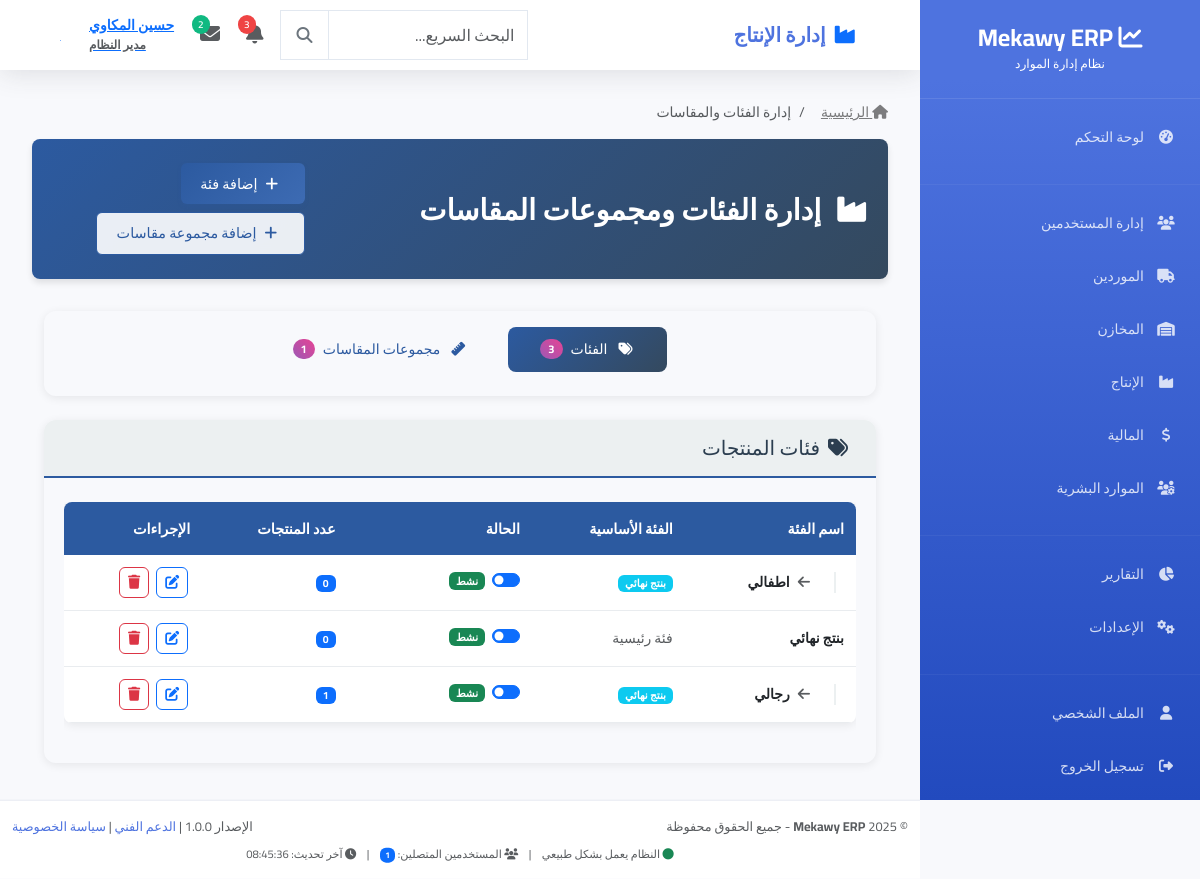
Page /production/categories-sizes/ (signed in) on the committed database.
### users/models.py (models this page shows, shortened)
class User(AbstractUser):
    ROLE_CHOICES = [
        ('admin', 'مدير النظام'),
        ('manager', 'مدير'),
        ('warehouse_manager', 'مدير المخازن'),
        ('warehouse_employee', 'موظف مخازن'),
        ('production_manager', 'مدير الإنتاج'),
        ('accountant', 'محاسب'),
        ('employee', 'موظف'),
        ('viewer', 'مشاهد فقط'),
    ]
    email = models.EmailField(unique=True, verbose_name="البريد الإلكتروني")
    phone = models.CharField(max_length=20, blank=True, null=True, verbose_name="رقم الهاتف")
    role = models.CharField(max_length=20, choices=ROLE_CHOICES, default='employee', verbose_name="الدور")
    department = models.CharField(max_length=100, blank=True, null=True, verbose_name="القسم")
    profile_picture = models.ImageField(upload_to='profile_pics/', blank=True, null=True, verbose_name="الصورة الشخصية")
    is_active = models.BooleanField(default=True, verbose_name="نشط")
    created_at = models.DateTimeField(auto_now_add=True, verbose_name="تاريخ الإنشاء")
    updated_at = models.DateTimeField(auto_now=True, verbose_name="آخر تحديث")
    USERNAME_FIELD = 'email'
    REQUIRED_FIELDS = ['username', 'first_name', 'last_name']
    class Meta:
        db_table = 'users_user'
        verbose_name = 'مستخدم'
        verbose_name_plural = 'المستخدمون'
    @property
    def full_name(self):
        return f"{self.first_name} {self.last_name}".strip()

### production/models.py (models this page shows)
class ProductCategory(models.Model):
    name = models.CharField(max_length=100, verbose_name="اسم الفئة")
    parent = models.ForeignKey('self', on_delete=models.CASCADE, null=True, blank=True, related_name='subcategories', verbose_name="الفئة الأساسية")
    is_active = models.BooleanField(default=True, verbose_name="نشط")
    class Meta:
        verbose_name = "فئة المنتج"
        verbose_name_plural = "فئات المنتجات"
    def __str__(self):
        if self.parent:
            return f"{self.parent.name} → {self.name}"
        return self.name

### production/blueprints/category_size_blueprint.py (the view)
# urls.py: path('categories-sizes/', category_size_blueprint.category_size_management_view, name='category_size_management'),
@login_required
def category_size_management_view(request):
    categories = ProductCategory.objects.all().order_by('name')
    category_paginator = Paginator(categories, 10)
    category_page = request.GET.get('category_page', 1)
    categories_page_obj = category_paginator.get_page(category_page)
    size_groups = SizeGroup.objects.all().order_by('name')
    size_paginator = Paginator(size_groups, 10)
    size_page = request.GET.get('size_page', 1)
    size_groups_page_obj = size_paginator.get_page(size_page)
    category_form = ProductCategoryForm()
    size_group_form = SizeGroupForm()
    context = {
        'categories': categories_page_obj,
        'size_groups': size_groups_page_obj,
        'category_form': category_form,
        'size_group_form': size_group_form,
        'parent_categories': ProductCategory.objects.filter(parent__isnull=True, is_active=True),
    }
    return render(request, 'production/category_size_management.html', context)

### templates/production/category_size_management.html (shortened to what this page needs)
{% extends 'production/production_base.html' %}
{% load static %}
{% load widget_tweaks %}
{% block production_page_title %}إدارة الفئات ومجموعات المقاسات{% endblock %}
{% block production_breadcrumb_items %}
    <li class="breadcrumb-item active">إدارة الفئات والمقاسات</li>
{% endblock %}
{% block production_header_actions %}
    <div class="d-flex gap-2">
        <button type="button" class="btn btn-production" data-bs-toggle="modal" data-bs-target="#categoryModal">
            <i class="fas fa-plus me-2"></i>إضافة فئة
        </button>
        <button type="button" class="btn btn-production-outline" data-bs-toggle="modal" data-bs-target="#sizeGroupModal">
            <i class="fas fa-plus me-2"></i>إضافة مجموعة مقاسات
        </button>
    </div>
{% endblock %}
{% block production_content %}
<div class="production-card mb-4">
    <div class="production-card-body p-3">
        <ul class="nav nav-pills justify-content-center" id="managementTabs" role="tablist">
            <li class="nav-item" role="presentation">
                <button class="nav-link active" id="categories-tab" data-bs-toggle="pill" data-bs-target="#categories" type="button" role="tab">
                    <i class="fas fa-tags me-2"></i>الفئات
                    <span class="badge badge-count ms-2">{{ categories.paginator.count }}</span>
                </button>
            </li>
            <li class="nav-item" role="presentation">
                <button class="nav-link" id="size-groups-tab" data-bs-toggle="pill" data-bs-target="#size-groups" type="button" role="tab">
                    <i class="fas fa-ruler me-2"></i>مجموعات المقاسات
                    <span class="badge badge-count ms-2">{{ size_groups.paginator.count }}</span>
                </button>
            </li>
        </ul>
    </div>
</div>
<div class="tab-content" id="managementTabsContent">
    <div class="tab-pane fade show active" id="categories" role="tabpanel">
        <div class="production-card">
            <div class="production-card-header">
                <h5 class="mb-0">
                    <i class="fas fa-tags me-2"></i>فئات المنتجات
                </h5>
            </div>
            <div class="production-card-body">
                {% if categories %}
                    <div class="table-responsive">
                        <table class="table production-table" id="categoriesTable">
                            <thead>
                                <tr>
                                    <th>اسم الفئة</th>
                                    <th>الفئة الأساسية</th>
                                    <th>الحالة</th>
                                    <th>عدد المنتجات</th>
                                    <th>الإجراءات</th>
                                </tr>
                            </thead>
                            <tbody>
                                {% for category in categories %}
                                <tr data-category-id="{{ category.id }}">
                                    <td>
                                        <div class="d-flex align-items-center">
                                            {% if category.parent %}
                                                <div class="category-hierarchy">
                                                    <i class="fas fa-arrow-left text-muted me-2"></i>
                                                </div>
                                            {% endif %}
                                            <strong class="text-production-dark">{{ category.name }}</strong>
                                        </div>
                                    </td>
                                    <td>
                                        {% if category.parent %}
                                            <span class="badge bg-info">{{ category.parent.name }}</span>
                                        {% else %}
                                            <span class="text-muted">فئة رئيسية</span>
                                        {% endif %}
                                    </td>
                                    <td>
                                        <div class="form-check form-switch">
                                            <input class="form-check-input status-toggle" type="checkbox"
                                                   {% if category.is_active %}checked{% endif %}
                                                   data-category-id="{{ category.id }}"
                                                   onchange="toggleCategoryStatus({{ category.id }})">
                                            <label class="form-check-label">
                                                <span class="badge {% if category.is_active %}bg-success{% else %}bg-secondary{% endif %}">
                                                    {% if category.is_active %}نشط{% else %}غير نشط{% endif %}
                                                </span>
                                            </label>
                                        </div>
                                    </td>
                                    <td>
                                        <span class="badge bg-primary">{{ category.finishedproduct_set.count }}</span>
                                    </td>
                                    <td>
                                        <div class="action-buttons">
                                            <button type="button" class="btn btn-sm btn-outline-primary"
                                                    onclick="editCategory({{ category.id }})"
                                                    data-bs-toggle="tooltip" title="تعديل">
                                                <i class="fas fa-edit"></i>
                                            </button>
                                            <button type="button" class="btn btn-sm btn-outline-danger"
                                                    onclick="deleteCategory({{ category.id }})"
                                                    data-bs-toggle="tooltip" title="حذف">
                                                <i class="fas fa-trash"></i>
                                            </button>
                                        </div>
                                    </td>
                                </tr>
                                {% endfor %}
                            </tbody>
                        </table>
                    </div>
                {% endif %}
            </div>
        </div>
    </div>
</div>
{% endblock %}

### templates/partials/navbar.html (shortened to what this page needs)
<nav class="navbar navbar-expand-lg">
    <div class="container-fluid px-3">
        <div class="navbar-brand mb-0 fw-bold fs-5">
            {% block page_title %}
                {% if request.resolver_match.url_name == 'index' %}
                    <i class="fas fa-tachometer-alt text-primary me-2"></i>لوحة التحكم
                {% elif 'users' in request.resolver_match.app_name %}
                    <i class="fas fa-users text-primary me-2"></i>إدارة المستخدمين
                {% elif 'suppliers' in request.resolver_match.app_name %}
                    <i class="fas fa-truck text-primary me-2"></i>إدارة الموردين
                {% elif 'warehouses' in request.resolver_match.app_name %}
                    <i class="fas fa-warehouse text-primary me-2"></i>إدارة المخازن
                {% elif 'production' in request.resolver_match.app_name %}
                    <i class="fas fa-industry text-primary me-2"></i>إدارة الإنتاج
                {% elif 'finance' in request.resolver_match.app_name %}
                    <i class="fas fa-chart-line text-primary me-2"></i>إدارة المالية
                {% elif 'hr' in request.resolver_match.app_name %}
                    <i class="fas fa-users-cog text-primary me-2"></i>الموارد البشرية
                {% else %}
                    <i class="fas fa-chart-line text-primary me-2"></i>Mekawy ERP
                {% endif %}
            {% endblock %}
        </div>
        <div class="d-flex align-items-center gap-2">
            <div class="search-container d-none d-md-block">
                <div class="input-group">
                    <input type="text" class="form-control search-input" placeholder="البحث السريع..." style="width: 200px;">
                    <button class="btn btn-outline-secondary search-btn" type="button">
                        <i class="fas fa-search"></i>
                    </button>
                </div>
            </div>
            <div class="dropdown">
                <button class="btn btn-link position-relative p-2" data-bs-toggle="dropdown">
                    <i class="fas fa-bell fs-5 text-muted"></i>
                    <span class="notification-badge">3</span>
                </button>
            </div>
            <div class="dropdown">
                <button class="btn btn-link position-relative p-2" data-bs-toggle="dropdown">
                    <i class="fas fa-envelope fs-5 text-muted"></i>
                    <span class="message-badge">2</span>
                </button>
            </div>
            <div class="dropdown">
                <button class="btn btn-link d-flex align-items-center gap-2 p-2" data-bs-toggle="dropdown">
                    <div class="user-info text-end d-none d-lg-block">
                        <div class="fw-semibold">{{ user.get_full_name|default:user.username }}</div>
                        <small class="text-muted">{{ user.get_role_display|default:"مستخدم" }}</small>
                    </div>
                    {% if user.profile_picture %}
                        <img src="{{ user.profile_picture.url }}" class="user-avatar" alt="{{ user.get_full_name }}">
                    {% else %}
                        <div class="user-avatar-placeholder">
                            {{ user.get_full_name|first|upper|default:"U" }}
                        </div>
                    {% endif %}
                </button>
            </div>
        </div>
    </div>
</nav>

### rows in the picture
User: get_full_name "حسين المكاوي", role "مدير النظام", get_full_name|first "ح"
ProductCategory: name "اطفالي", parent.name "بنتج نهائي", is_active "☑", shows "نشط", finishedproduct_set.count "0"
ProductCategory: name "بنتج نهائي", shows "فئة رئيسية", is_active "☑", shows "نشط", finishedproduct_set.count "0"
ProductCategory: name "رجالي", parent.name "بنتج نهائي", is_active "☑", shows "نشط", finishedproduct_set.count "1"

### other values in the picture
{{ categories.paginator.count }} "3"
{{ size_groups.paginator.count }} "1"
{{ online_users_count|default:"0" }} "1"
{{ last_update|default:"الآن" }} "08:45:36"
